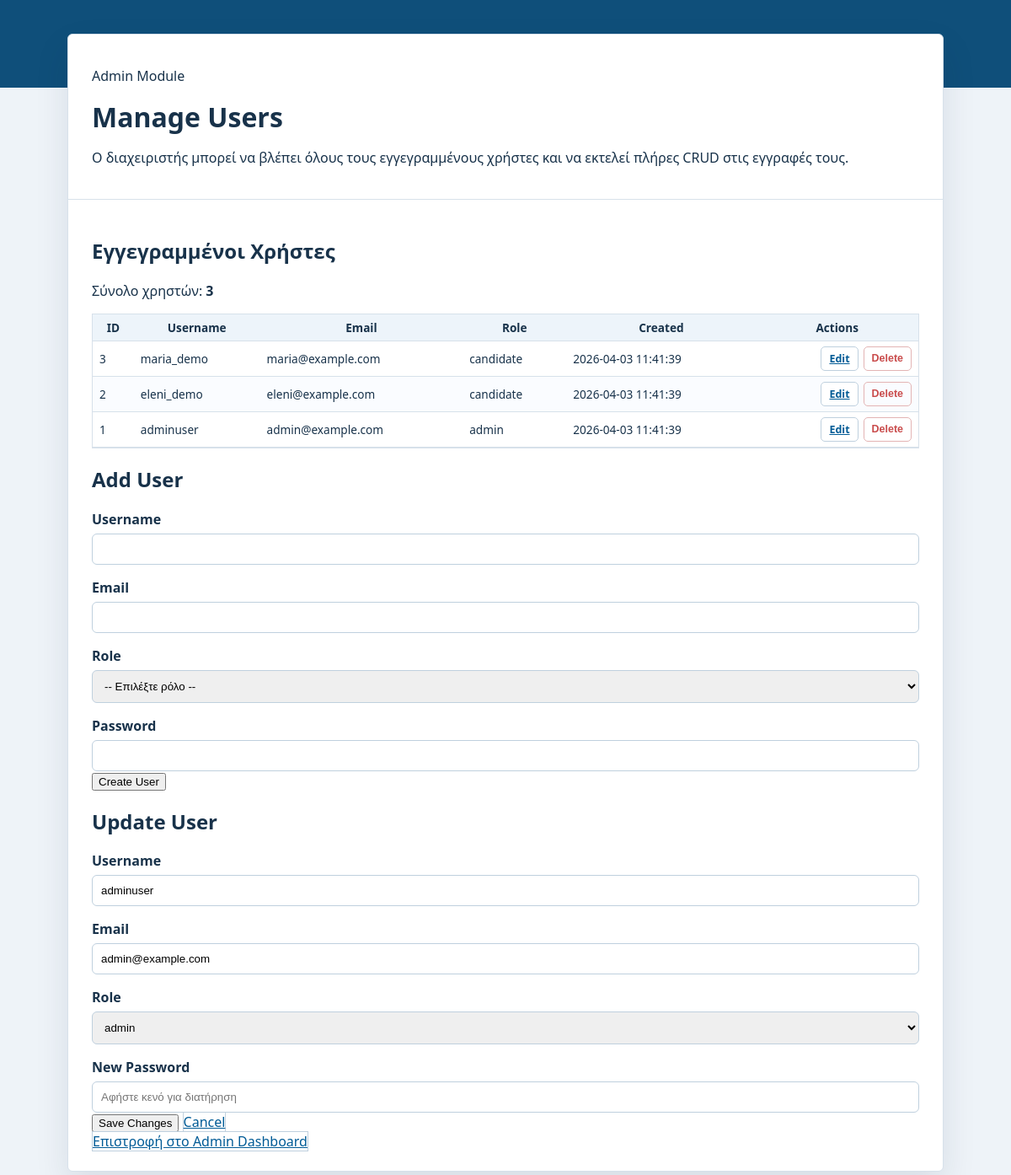
Screenshot of /modules/admin/manage_users.php?edit=1 (signed in) with the database file from the repository.
### tables this page shows
CREATE TABLE users (
  id INT AUTO_INCREMENT PRIMARY KEY,
  username VARCHAR(100) NOT NULL,
  email VARCHAR(150) NOT NULL UNIQUE,
  password_hash VARCHAR(255) NOT NULL,
  role ENUM('admin','candidate') NOT NULL,
  created_at TIMESTAMP DEFAULT CURRENT_TIMESTAMP
);

### includes/functions.php (called while the page is built, shortened)
<?php
function h($value) {
    return htmlspecialchars((string) $value, ENT_QUOTES, 'UTF-8');
}

### modules/admin/manage_users.php (the view, shortened to what this page needs)
<?php
require_once __DIR__ . '/../../includes/functions.php';
$pdo = require __DIR__ . '/../../includes/db.php';
$editUser = null;
if (isset($_GET['edit'])) {
    $stmt = $pdo->prepare('SELECT * FROM users WHERE id = :id LIMIT 1');
    $stmt->execute(['id' => (int) $_GET['edit']]);
    $editUser = $stmt->fetch();
}
$users = $pdo->query(
    'SELECT id, username, email, role, created_at
     FROM users
     ORDER BY created_at DESC, id DESC'
)->fetchAll();
?>
<!DOCTYPE html>
<html lang="el">
<head>
    <link rel="stylesheet" href="../../assets/css/style.css">
</head>
<body>
    <div class="auth-container">
        <div class="auth-card">
            <div class="page-banner">
                <p class="eyebrow">Admin Module</p>
                <h1 class="auth-title">Manage Users</h1>
                <p class="auth-subtitle">Ο διαχειριστής μπορεί να βλέπει όλους τους εγγεγραμμένους χρήστες και να εκτελεί πλήρες CRUD στις εγγραφές τους.</p>
            </div>
            <div class="page-body">
                <section class="panel-section">
                    <div class="section-header">
                        <h2 class="section-title">Εγγεγραμμένοι Χρήστες</h2>
                        <p class="section-text">Σύνολο χρηστών: <strong><?php echo h(count($users)); ?></strong></p>
                    </div>
                    <div class="table-wrap">
                        <table>
                            <thead>
                                <tr>
                                    <th>ID</th>
                                    <th>Username</th>
                                    <th>Email</th>
                                    <th>Role</th>
                                    <th>Created</th>
                                    <th>Actions</th>
                                </tr>
                            </thead>
                            <tbody>
                                <?php foreach ($users as $user): ?>
                                    <tr>
                                        <td><?php echo h($user['id']); ?></td>
                                        <td><?php echo h($user['username']); ?></td>
                                        <td><?php echo h($user['email']); ?></td>
                                        <td><span class="status-badge"><?php echo h($user['role']); ?></span></td>
                                        <td><?php echo h($user['created_at']); ?></td>
                                        <td>
                                            <div class="table-actions">
                                                <a class="button-link table-button secondary" href="manage_users.php?edit=<?php echo h($user['id']); ?>">Edit</a>
                                                <button type="button" class="table-button danger"
                                                    onclick="openDeleteModal(<?php echo $user['id']; ?>)">
                                                    Delete
                                                </button>
                                            </div>
                                        </td>
                                    </tr>
                                <?php endforeach; ?>
                            </tbody>
                        </table>
                    </div>
                </section>
                <div class="split-grid">
                    <section class="panel-section">
                        <h2 class="section-title">Add User</h2>
                        <form method="post" action="">
                            <label for="username">Username</label>
                            <input type="text" name="username" id="username" required>
                            <label for="email">Email</label>
                            <input type="email" name="email" id="email" required>
                            <label for="role">Role</label>
                            <select name="role" id="role" required>
                                <option value="">-- Επιλέξτε ρόλο --</option>
                            </select>
                            <label for="password">Password</label>
                            <input type="password" name="password" id="password" required>
                            <button type="submit">Create User</button>
                        </form>
                    </section>
                    <section class="panel-section">
                        <h2 class="section-title">Update User</h2>
                        <?php if (!$editUser): ?>
                            <p class="empty-state">Επιλέξτε κάποιον χρήστη από τον πίνακα για επεξεργασία.</p>
                        <?php else: ?>
                            <form method="post" action="">
                                <label for="edit_username">Username</label>
                                <input type="text" name="username" id="edit_username" value="<?php echo h($editUser['username']); ?>" required>
                                <label for="edit_email">Email</label>
                                <input type="email" name="email" id="edit_email" value="<?php echo h($editUser['email']); ?>" required>
                                <label for="edit_role">Role</label>
                                <select name="role" id="edit_role" required>
                                    <option value="admin" <?php echo $editUser['role'] === 'admin' ? 'selected' : ''; ?>>admin</option>
                                </select>
                                <label for="edit_password">New Password</label>
                                <input type="password" name="password" id="edit_password" placeholder="Αφήστε κενό για διατήρηση">
                                <button type="submit">Save Changes</button>
                                <a class="button-link secondary" href="manage_users.php">Cancel</a>
                            </form>
                        <?php endif; ?>
                    </section>
                </div>
                <div class="page-actions">
                    <a class="button-link secondary" href="dashboard.php">Επιστροφή στο Admin Dashboard</a>
                </div>
            </div>
        </div>
    </div>
</body>
</html>

### assets/css/style.css (style rules this page uses)
:root { --bg: #eef3f8; --surface: #ffffff; --surface-soft: #f7f9fc; --text: #18324a; --muted: #5d7183; --primary: #005b96; --primary-dark: #003f68; --primary-soft: #dceaf6; --border: #d7e1ea; --border-strong: #bfd0de; --error-bg: #fdf0f0; --error-border: #c94b4b; --success-bg: #eef8f0; --success-border: #3e8a55; --shadow: 0 18px 40px rgba(15, 42, 66, 0.10); }
* { box-sizing: border-box; }
body { margin: 0; font-family: "Segoe UI", Tahoma, sans-serif; background: linear-gradient(180deg, #0f4f7a 0, #0f4f7a 104px, var(--bg) 104px, var(--bg) 100%); color: var(--text); }
.auth-container { min-height: 100vh; display: flex; justify-content: center; padding: 40px 16px; }
.auth-card { width: 100%; max-width: 1040px; background: var(--surface); border: 1px solid var(--border); border-radius: 6px; box-shadow: var(--shadow); }
.page-banner { padding: 22px 28px; border-bottom: 1px solid var(--border); }
.auth-title { margin: 0; font-size: 2rem; }
.page-body { padding: 24px 28px; }
.button-link.secondary { background: #fff; border: 1px solid var(--border-strong); color: var(--primary); }
.table-wrap { max-height: 420px; overflow: auto; border: 1px solid var(--border); }
table { width: 100%; border-collapse: collapse; font-size: 0.85rem; }
thead th { background: #edf4fa; position: sticky; top: 0; }
th, td { padding: 6px 8px; border-bottom: 1px solid var(--border); }
tbody tr:nth-child(even) { background: #fafcff; }
.table-actions { display: flex; gap: 6px; justify-content: flex-end; }
.table-button { padding: 5px 9px; font-size: 0.78rem; border-radius: 5px; border: 1px solid transparent; cursor: pointer; font-weight: 600; }
.table-button.danger { background: transparent; color: #c94b4b; border: 1px solid #e3b4b4; }
label { display: block; margin-top: 16px; font-weight: 600; }
input, select { width: 100%; padding: 10px; margin-top: 6px; border: 1px solid var(--border-strong); border-radius: 6px; }

### rows the page displays
users: id "3", username "maria_demo", email "maria@example.com", role "candidate", created_at "2026-04-03 11:41:39"
users: id "2", username "eleni_demo", email "eleni@example.com", role "candidate", created_at "2026-04-03 11:41:39"
users: id "1", username "adminuser", email "admin@example.com", role "admin", created_at "2026-04-03 11:41:39"

### other values shown
count($users) "3"
